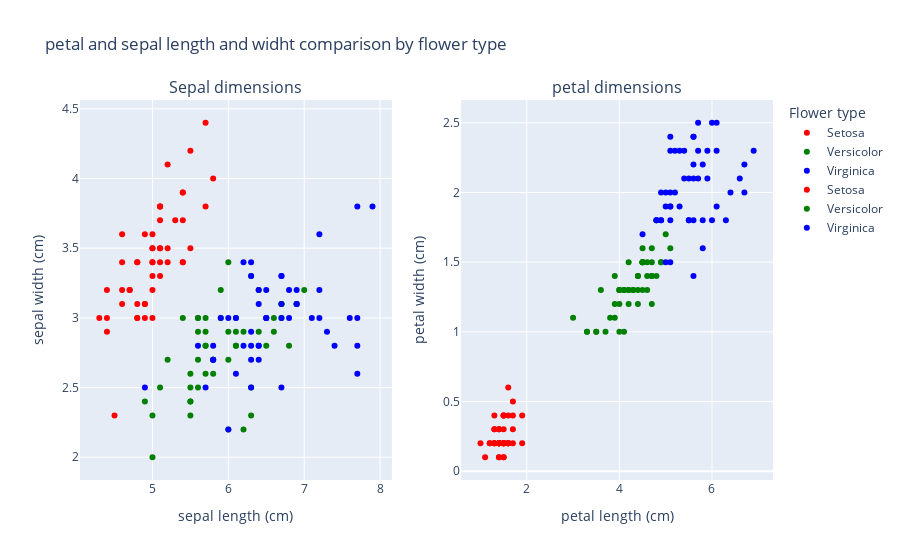

Notebook cell for this chart:
### Code cell
fig = subplots.make_subplots(
    rows=1, cols=2, subplot_titles=("Sepal dimensions", "petal dimensions")
)

color_values = {0: "red", 1: "green", 2: "blue"}
target_name = {0: "Setosa", 1: "Versicolor", 2: "Virginica"}


for target_val in master_data["target"].unique():

    subset = master_data[master_data["target"] == target_val]

    fig.add_trace(
        go.Scatter(
            x=subset["sepal length (cm)"],
            y=subset["sepal width (cm)"],
            name=target_name[target_val],
            mode="markers",
            marker=dict(color=color_values[target_val]),
        ),
        row=1,
        col=1,
    )

for target_val in master_data["target"].unique():

    subset = master_data[master_data["target"] == target_val]

    fig.add_trace(
        go.Scatter(
            x=subset["petal length (cm)"],
            y=subset["petal width (cm)"],
            name=target_name[target_val],
            mode="markers",
            marker=dict(color=color_values[target_val]),
        ),
        row=1,
        col=2,
    )


fig.update_layout(
    title="petal and sepal length and widht comparison by flower type",
    xaxis_title="sepal length (cm)",
    yaxis_title="sepal width (cm)",
    xaxis2_title="petal length (cm)",
    yaxis2_title="petal width (cm)",
    showlegend=True,
    legend_title_text="Flower type",
)

### Figure 1 — Plotly figure (JSON) as saved in the notebook; plotly's stock layout.template omitted (floating-point values rounded to 4 significant figures)
{"data": [{"marker": {"color": "red"}, "mode": "markers", "name": "Setosa", "type": "scatter", "x": [5.1, 4.9, 4.7, 4.6, 5, 5.4, 4.6, 5, 4.4, 4.9, 5.4, 4.8, 4.8, 4.3, 5.8, 5.7, 5.4, 5.1, 5.7, 5.1, 5.4, 5.1, 4.6, 5.1, 4.8, 5, 5, 5.2, 5.2, 4.7, 4.8, 5.4, 5.2, 5.5, 4.9, 5, 5.5, 4.9, 4.4, 5.1, 5, 4.5, 4.4, 5, 5.1, 4.8, 5.1, 4.6, 5.3, 5], "xaxis": "x", "y": [3.5, 3, 3.2, 3.1, 3.6, 3.9, 3.4, 3.4, 2.9, 3.1, 3.7, 3.4, 3, 3, 4, 4.4, 3.9, 3.5, 3.8, 3.8, 3.4, 3.7, 3.6, 3.3, 3.4, 3, 3.4, 3.5, 3.4, 3.2, 3.1, 3.4, 4.1, 4.2, 3.1, 3.2, 3.5, 3.6, 3, 3.4, 3.5, 2.3, 3.2, 3.5, 3.8, 3, 3.8, 3.2, 3.7, 3.3], "yaxis": "y"}, {"marker": {"color": "green"}, "mode": "markers", "name": "Versicolor", "type": "scatter", "x": [7, 6.4, 6.9, 5.5, 6.5, 5.7, 6.3, 4.9, 6.6, 5.2, 5, 5.9, 6, 6.1, 5.6, 6.7, 5.6, 5.8, 6.2, 5.6, 5.9, 6.1, 6.3, 6.1, 6.4, 6.6, 6.8, 6.7, 6, 5.7, 5.5, 5.5, 5.8, 6, 5.4, 6, 6.7, 6.3, 5.6, 5.5, 5.5, 6.1, 5.8, 5, 5.6, 5.7, 5.7, 6.2, 5.1, 5.7], "xaxis": "x", "y": [3.2, 3.2, 3.1, 2.3, 2.8, 2.8, 3.3, 2.4, 2.9, 2.7, 2, 3, 2.2, 2.9, 2.9, 3.1, 3, 2.7, 2.2, 2.5, 3.2, 2.8, 2.5, 2.8, 2.9, 3, 2.8, 3, 2.9, 2.6, 2.4, 2.4, 2.7, 2.7, 3, 3.4, 3.1, 2.3, 3, 2.5, 2.6, 3, 2.6, 2.3, 2.7, 3, 2.9, 2.9, 2.5, 2.8], "yaxis": "y"}, {"marker": {"color": "blue"}, "mode": "markers", "name": "Virginica", "type": "scatter", "x": [6.3, 5.8, 7.1, 6.3, 6.5, 7.6, 4.9, 7.3, 6.7, 7.2, 6.5, 6.4, 6.8, 5.7, 5.8, 6.4, 6.5, 7.7, 7.7, 6, 6.9, 5.6, 7.7, 6.3, 6.7, 7.2, 6.2, 6.1, 6.4, 7.2, 7.4, 7.9, 6.4, 6.3, 6.1, 7.7, 6.3, 6.4, 6, 6.9, 6.7, 6.9, 5.8, 6.8, 6.7, 6.7, 6.3, 6.5, 6.2, 5.9], "xaxis": "x", "y": [3.3, 2.7, 3, 2.9, 3, 3, 2.5, 2.9, 2.5, 3.6, 3.2, 2.7, 3, 2.5, 2.8, 3.2, 3, 3.8, 2.6, 2.2, 3.2, 2.8, 2.8, 2.7, 3.3, 3.2, 2.8, 3, 2.8, 3, 2.8, 3.8, 2.8, 2.8, 2.6, 3, 3.4, 3.1, 3, 3.1, 3.1, 3.1, 2.7, 3.2, 3.3, 3, 2.5, 3, 3.4, 3], "yaxis": "y"}, {"marker": {"color": "red"}, "mode": "markers", "name": "Setosa", "type": "scatter", "x": [1.4, 1.4, 1.3, 1.5, 1.4, 1.7, 1.4, 1.5, 1.4, 1.5, 1.5, 1.6, 1.4, 1.1, 1.2, 1.5, 1.3, 1.4, 1.7, 1.5, 1.7, 1.5, 1, 1.7, 1.9, 1.6, 1.6, 1.5, 1.4, 1.6, 1.6, 1.5, 1.5, 1.4, 1.5, 1.2, 1.3, 1.4, 1.3, 1.5, 1.3, 1.3, 1.3, 1.6, 1.9, 1.4, 1.6, 1.4, 1.5, 1.4], "xaxis": "x2", "y": [0.2, 0.2, 0.2, 0.2, 0.2, 0.4, 0.3, 0.2, 0.2, 0.1, 0.2, 0.2, 0.1, 0.1, 0.2, 0.4, 0.4, 0.3, 0.3, 0.3, 0.2, 0.4, 0.2, 0.5, 0.2, 0.2, 0.4, 0.2, 0.2, 0.2, 0.2, 0.4, 0.1, 0.2, 0.2, 0.2, 0.2, 0.1, 0.2, 0.2, 0.3, 0.3, 0.2, 0.6, 0.4, 0.3, 0.2, 0.2, 0.2, 0.2], "yaxis": "y2"}, {"marker": {"color": "green"}, "mode": "markers", "name": "Versicolor", "type": "scatter", "x": [4.7, 4.5, 4.9, 4, 4.6, 4.5, 4.7, 3.3, 4.6, 3.9, 3.5, 4.2, 4, 4.7, 3.6, 4.4, 4.5, 4.1, 4.5, 3.9, 4.8, 4, 4.9, 4.7, 4.3, 4.4, 4.8, 5, 4.5, 3.5, 3.8, 3.7, 3.9, 5.1, 4.5, 4.5, 4.7, 4.4, 4.1, 4, 4.4, 4.6, 4, 3.3, 4.2, 4.2, 4.2, 4.3, 3, 4.1], "xaxis": "x2", "y": [1.4, 1.5, 1.5, 1.3, 1.5, 1.3, 1.6, 1, 1.3, 1.4, 1, 1.5, 1, 1.4, 1.3, 1.4, 1.5, 1, 1.5, 1.1, 1.8, 1.3, 1.5, 1.2, 1.3, 1.4, 1.4, 1.7, 1.5, 1, 1.1, 1, 1.2, 1.6, 1.5, 1.6, 1.5, 1.3, 1.3, 1.3, 1.2, 1.4, 1.2, 1, 1.3, 1.2, 1.3, 1.3, 1.1, 1.3], "yaxis": "y2"}, {"marker": {"color": "blue"}, "mode": "markers", "name": "Virginica", "type": "scatter", "x": [6, 5.1, 5.9, 5.6, 5.8, 6.6, 4.5, 6.3, 5.8, 6.1, 5.1, 5.3, 5.5, 5, 5.1, 5.3, 5.5, 6.7, 6.9, 5, 5.7, 4.9, 6.7, 4.9, 5.7, 6, 4.8, 4.9, 5.6, 5.8, 6.1, 6.4, 5.6, 5.1, 5.6, 6.1, 5.6, 5.5, 4.8, 5.4, 5.6, 5.1, 5.1, 5.9, 5.7, 5.2, 5, 5.2, 5.4, 5.1], "xaxis": "x2", "y": [2.5, 1.9, 2.1, 1.8, 2.2, 2.1, 1.7, 1.8, 1.8, 2.5, 2, 1.9, 2.1, 2, 2.4, 2.3, 1.8, 2.2, 2.3, 1.5, 2.3, 2, 2, 1.8, 2.1, 1.8, 1.8, 1.8, 2.1, 1.6, 1.9, 2, 2.2, 1.5, 1.4, 2.3, 2.4, 1.8, 1.8, 2.1, 2.4, 2.3, 1.9, 2.3, 2.5, 2.3, 1.9, 2, 2.3, 1.8], "yaxis": "y2"}], "layout": {"annotations": [{"font": {"size": 16}, "showarrow": false, "text": "Sepal dimensions", "x": 0.225, "xanchor": "center", "xref": "paper", "y": 1, "yanchor": "bottom", "yref": "paper"}, {"font": {"size": 16}, "showarrow": false, "text": "petal dimensions", "x": 0.775, "xanchor": "center", "xref": "paper", "y": 1, "yanchor": "bottom", "yref": "paper"}], "legend": {"title": {"text": "Flower type"}}, "showlegend": true, "title": {"text": "petal and sepal length and widht comparison by flower type"}, "xaxis": {"anchor": "y", "domain": [0, 0.45], "title": {"text": "sepal length (cm)"}}, "xaxis2": {"anchor": "y2", "domain": [0.55, 1], "title": {"text": "petal length (cm)"}}, "yaxis": {"anchor": "x", "domain": [0, 1], "title": {"text": "sepal width (cm)"}}, "yaxis2": {"anchor": "x2", "domain": [0, 1], "title": {"text": "petal width (cm)"}}}}
